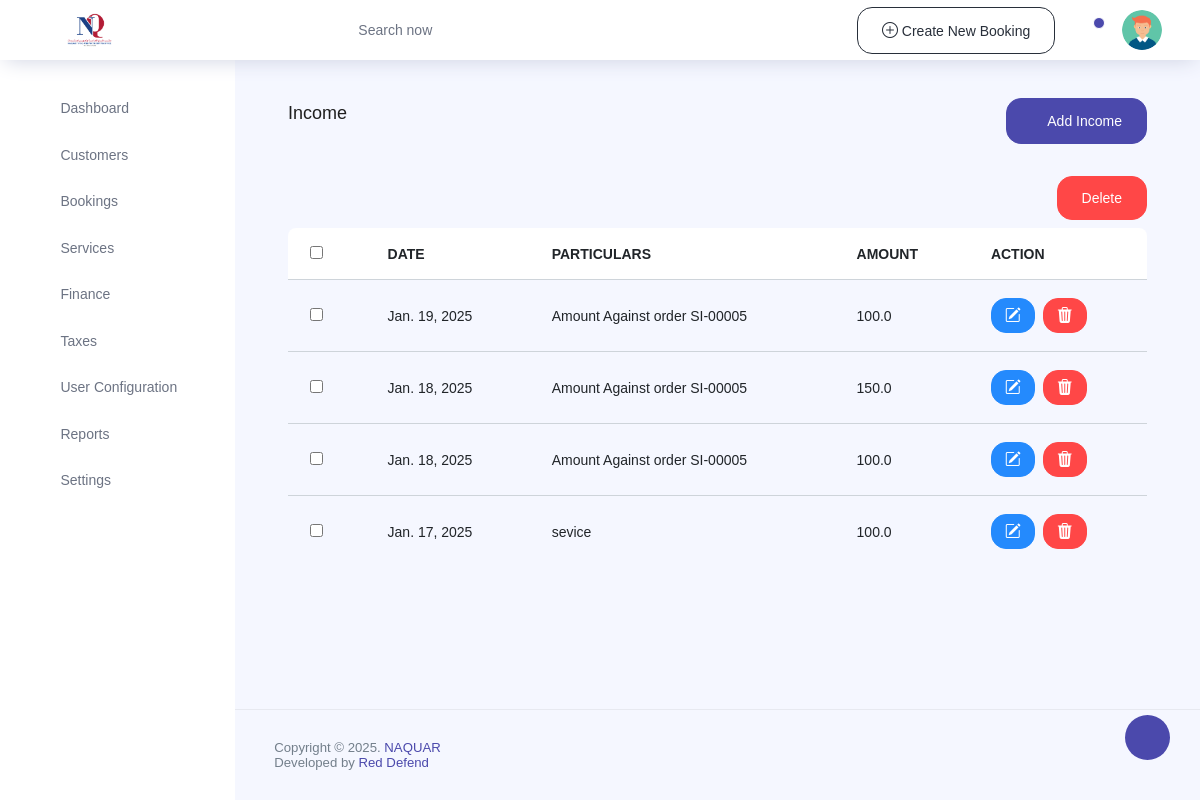
/finance/income (signed in), run on the app's committed database.
### finance/models.py (models this page shows)
class Income(models.Model):
    date = models.DateField(auto_now_add=True)
    particulars = models.CharField(max_length=255)
    amount = models.FloatField()
    bill_number = models.CharField(max_length=20, default="No Bill")
    payment_mode = models.CharField(max_length=20, default="Cash",choices=[
        ('Cash', 'Cash'),
        ('Credit Card', 'Credit Card'),
        ('Debit Card', 'Debit Card'),
        ('Net Banking', 'Net Banking'),
        ('UPI', 'UPI'),
        ('Cheque', 'Cheque'),
        ('Other', 'Other')
    ] )
    other = models.CharField(max_length=255, default=" ", null=True, blank=True)

### finance/views.py (the view)
# urls.py: path("income",views.income, name= "income"),
@login_required(login_url="SignIn")
def income(request):
    income = Income.objects.all().order_by("-id")
    context = {
        "income":income
    }
    return render(request,"finance/income.html",context)

### templates/finance/income.html (shortened to what this page needs)
{% extends 'index.html' %}
{% block content %}
<div class="content-page">
    <div class="container-fluid">
        <div class="row">
            <div class="col-lg-12">
                <div class="d-flex flex-wrap flex-wrap align-items-center justify-content-between mb-4">
                    <div>
                        <h4 class="mb-3">Income</h4>
                    </div>
                    <a href="{%url 'add_income' %}" class="btn btn-primary add-list">Add Income</a>
                </div>
            </div>
            <div class="col-lg-12">
                <form method="post" action="{% url 'delete_bulk_income' %}">
                    <div class="text-right mt-2 mb-2">
                        <button onclick="return confirm('Are You Sure Do You Want To Delete Selected Items?')" type="submit" class="btn btn-danger">Delete</button>
                    </div>
                <div class="table-responsive rounded mb-3">
                    <table class="data-tables table mb-0 tbl-server-info">
                        <thead class="bg-white text-uppercase">
                            <tr class="ligth ligth-data">
                                <th>
                                    <div class="checkbox d-inline-block">
                                        <input  type="checkbox" id="select-all" aria-checked="false" class="checkbox-input">
                                    </div>
                                </th>
                                <th>Date</th>
                                <th>Particulars</th>
                                <th>amount</th>
                                <th>Action</th>
                            </tr>
                        </thead>
                        <tbody class="ligth-body">
                            {% for m in income %}
                            <tr>
                                <td>
                                    <div class="checkbox d-inline-block">
                                        <input type="checkbox" value="{{m.id}}" name="contact_id[]" class="checkbox-input contact-checkbox">
                                    </div>
                                </td>
                                <td>
                                    {{m.date}}</td>
                                <td>{{m.particulars}}</td>
                                <td>{{m.amount}}</td>
                                <td>
                                    <div class="d-flex align-items-center list-action">
                                        <a class="btn btn-info btn-sm mr-2" data-toggle="tooltip" data-placement="top"
                                            title="" data-original-title="Edit" href="{%url 'update_income' m.id %}"><i
                                                class="bi bi-pencil-square mr-0"></i></a>
                                        <a class="btn btn-danger btn-sm" data-toggle="modal"
                                            data-target="#deletemodel{{m.id}}" data-original-title="Delete" href="#"><i
                                                class="bi bi-trash3-fill mr-0"></i></a>
                                    </div>
                                </td>
                            </tr>
                            {% endfor %}
                        </tbody>
                    </table>
                </div>
                </form>
            </div>
        </div>
    </div>
</div>
{% endblock %}

### data on the page
Income: date "Jan. 19, 2025", particulars "Amount Against order SI-00005", amount "100.0"
Income: date "Jan. 18, 2025", particulars "Amount Against order SI-00005", amount "150.0"
Income: date "Jan. 18, 2025", particulars "Amount Against order SI-00005", amount "100.0"
Income: date "Jan. 17, 2025", particulars "sevice", amount "100.0"
